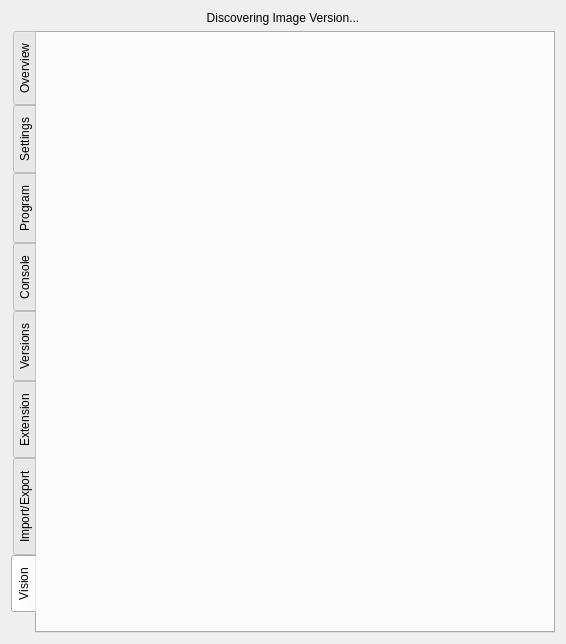
<?xml version="1.0" encoding="UTF-8"?>
<ui version="4.0">
 <class>RED</class>
 <widget class="QWidget" name="RED">
  <property name="geometry">
   <rect>
    <x>0</x>
    <y>0</y>
    <width>566</width>
    <height>644</height>
   </rect>
  </property>
  <property name="windowTitle">
   <string>RED</string>
  </property>
  <layout class="QVBoxLayout" name="verticalLayout">
   <item>
    <widget class="QLabel" name="label_discovering">
     <property name="text">
      <string>Discovering Image Version...</string>
     </property>
     <property name="alignment">
      <set>Qt::AlignCenter</set>
     </property>
     <property name="wordWrap">
      <bool>true</bool>
     </property>
    </widget>
   </item>
   <item>
    <widget class="QTabWidget" name="tab_widget">
     <property name="tabPosition">
      <enum>QTabWidget::West</enum>
     </property>
     <property name="currentIndex">
      <number>7</number>
     </property>
     <widget class="REDTabOverview" name="tab_overview">
      <attribute name="title">
       <string>Overview</string>
      </attribute>
     </widget>
     <widget class="REDTabSettings" name="tab_settings">
      <attribute name="title">
       <string>Settings</string>
      </attribute>
     </widget>
     <widget class="REDTabProgram" name="tab_program">
      <attribute name="title">
       <string>Program</string>
      </attribute>
     </widget>
     <widget class="REDTabConsole" name="tab_console">
      <attribute name="title">
       <string>Console</string>
      </attribute>
     </widget>
     <widget class="REDTabVersions" name="tab_versions">
      <attribute name="title">
       <string>Versions</string>
      </attribute>
     </widget>
     <widget class="REDTabExtension" name="tab_extension">
      <attribute name="title">
       <string>Extension</string>
      </attribute>
     </widget>
     <widget class="REDTabImportExport" name="tab_importexport">
      <attribute name="title">
       <string>Import/Export</string>
      </attribute>
     </widget>
     <widget class="REDTabVision" name="tab_vision">
      <attribute name="title">
       <string>Vision</string>
      </attribute>
     </widget>
    </widget>
   </item>
  </layout>
 </widget>
 <customwidgets>
  <customwidget>
   <class>REDTabOverview</class>
   <extends>QWidget</extends>
   <header location="global">brickv.plugin_system.plugins.red.red_tab_overview</header>
   <container>1</container>
  </customwidget>
  <customwidget>
   <class>REDTabSettings</class>
   <extends>QWidget</extends>
   <header location="global">brickv.plugin_system.plugins.red.red_tab_settings</header>
   <container>1</container>
  </customwidget>
  <customwidget>
   <class>REDTabProgram</class>
   <extends>QWidget</extends>
   <header location="global">brickv.plugin_system.plugins.red.red_tab_program</header>
   <container>1</container>
  </customwidget>
  <customwidget>
   <class>REDTabConsole</class>
   <extends>QWidget</extends>
   <header location="global">brickv.plugin_system.plugins.red.red_tab_console</header>
   <container>1</container>
  </customwidget>
  <customwidget>
   <class>REDTabVersions</class>
   <extends>QWidget</extends>
   <header location="global">brickv.plugin_system.plugins.red.red_tab_versions</header>
   <container>1</container>
  </customwidget>
  <customwidget>
   <class>REDTabExtension</class>
   <extends>QWidget</extends>
   <header location="global">brickv.plugin_system.plugins.red.red_tab_extension</header>
   <container>1</container>
  </customwidget>
  <customwidget>
   <class>REDTabImportExport</class>
   <extends>QWidget</extends>
   <header location="global">brickv.plugin_system.plugins.red.red_tab_importexport</header>
   <container>1</container>
  </customwidget>
  <customwidget>
   <class>REDTabVision</class>
   <extends>QWidget</extends>
   <header location="global">brickv.plugin_system.plugins.red.red_tab_vision</header>
   <container>1</container>
  </customwidget>
 </customwidgets>
 <resources/>
 <connections/>
</ui>
